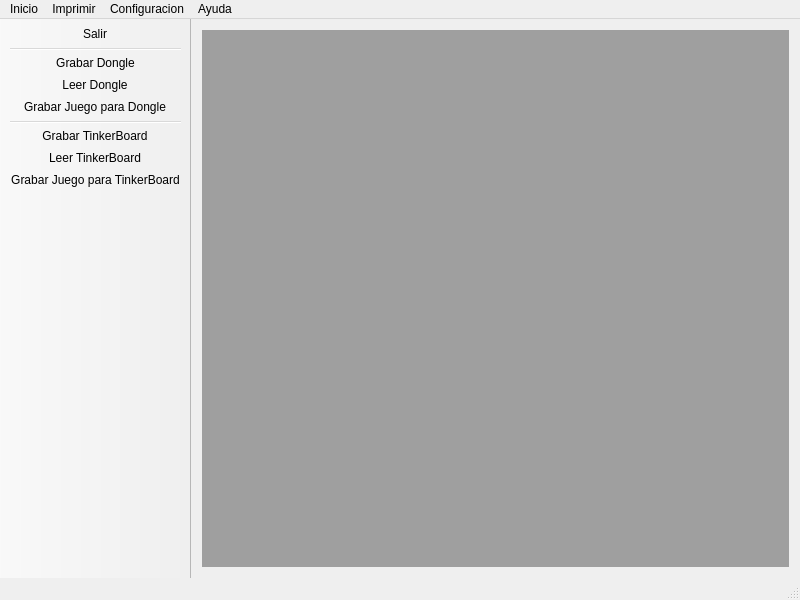
<?xml version="1.0" encoding="UTF-8"?>
<ui version="4.0">
 <class>MainWindow</class>
 <widget class="QMainWindow" name="MainWindow">
  <property name="geometry">
   <rect>
    <x>0</x>
    <y>0</y>
    <width>800</width>
    <height>600</height>
   </rect>
  </property>
  <property name="minimumSize">
   <size>
    <width>800</width>
    <height>600</height>
   </size>
  </property>
  <property name="maximumSize">
   <size>
    <width>800</width>
    <height>600</height>
   </size>
  </property>
  <property name="windowTitle">
   <string>Home - Snake Device Manager</string>
  </property>
  <property name="windowIcon">
   <iconset resource="imgresources.qrc">
    <normaloff>:/icons/login/imgs/favicon.ico</normaloff>:/icons/login/imgs/favicon.ico</iconset>
  </property>
  <widget class="QWidget" name="centralWidget">
   <layout class="QGridLayout" name="gridLayout">
    <item row="0" column="0">
     <widget class="QMdiArea" name="mdiArea">
      <property name="maximumSize">
       <size>
        <width>800</width>
        <height>600</height>
       </size>
      </property>
     </widget>
    </item>
   </layout>
  </widget>
  <widget class="QStatusBar" name="statusBar"/>
  <widget class="QMenuBar" name="menuBar">
   <property name="geometry">
    <rect>
     <x>0</x>
     <y>0</y>
     <width>800</width>
     <height>20</height>
    </rect>
   </property>
   <widget class="QMenu" name="menuArchivo">
    <property name="title">
     <string>Inicio</string>
    </property>
    <addaction name="actionGrabar_Dongle"/>
    <addaction name="actionLeer_Dongle"/>
    <addaction name="actionGrabar_Juego"/>
    <addaction name="separator"/>
    <addaction name="actionGrabar_TinkerBoard"/>
    <addaction name="actionLeer_TinkerBoard"/>
    <addaction name="actionGrabar_Juego_Tinker"/>
    <addaction name="separator"/>
    <addaction name="actionSalir"/>
   </widget>
   <widget class="QMenu" name="menuAyuda">
    <property name="title">
     <string>Ayuda</string>
    </property>
    <addaction name="actionContacto"/>
   </widget>
   <widget class="QMenu" name="menuConfiguracion">
    <property name="title">
     <string>Configuracion</string>
    </property>
    <addaction name="actionSeleccionar_Impresora"/>
   </widget>
   <widget class="QMenu" name="menuImprimir">
    <property name="title">
     <string>Imprimir</string>
    </property>
    <addaction name="actionEtiqueta_de_kit"/>
   </widget>
   <addaction name="menuArchivo"/>
   <addaction name="menuImprimir"/>
   <addaction name="menuConfiguracion"/>
   <addaction name="menuAyuda"/>
  </widget>
  <widget class="QToolBar" name="toolBar">
   <property name="windowTitle">
    <string>toolBar</string>
   </property>
   <property name="movable">
    <bool>false</bool>
   </property>
   <property name="allowedAreas">
    <set>Qt::LeftToolBarArea</set>
   </property>
   <property name="orientation">
    <enum>Qt::Vertical</enum>
   </property>
   <property name="iconSize">
    <size>
     <width>28</width>
     <height>28</height>
    </size>
   </property>
   <property name="floatable">
    <bool>false</bool>
   </property>
   <attribute name="toolBarArea">
    <enum>LeftToolBarArea</enum>
   </attribute>
   <attribute name="toolBarBreak">
    <bool>false</bool>
   </attribute>
   <addaction name="actionSalir"/>
   <addaction name="separator"/>
   <addaction name="actionGrabar_Dongle"/>
   <addaction name="actionLeer_Dongle"/>
   <addaction name="actionGrabar_Juego"/>
   <addaction name="separator"/>
   <addaction name="actionGrabar_TinkerBoard"/>
   <addaction name="actionLeer_TinkerBoard"/>
   <addaction name="actionGrabar_Juego_Tinker"/>
  </widget>
  <action name="actionSalir">
   <property name="icon">
    <iconset resource="imgresources.qrc">
     <normaloff>:/icons/mainwindow/imgs/exit.png</normaloff>:/icons/mainwindow/imgs/exit.png</iconset>
   </property>
   <property name="text">
    <string>Salir</string>
   </property>
   <property name="statusTip">
    <string>Salir de la aplicacion</string>
   </property>
  </action>
  <action name="actionGrabar_Dongle">
   <property name="icon">
    <iconset resource="imgresources.qrc">
     <normaloff>:/icons/mainwindow/imgs/if_Import_131864.png</normaloff>:/icons/mainwindow/imgs/if_Import_131864.png</iconset>
   </property>
   <property name="text">
    <string>Grabar Dongle</string>
   </property>
   <property name="statusTip">
    <string>Graba la seguridad del juego en Dongle</string>
   </property>
  </action>
  <action name="actionLeer_Dongle">
   <property name="icon">
    <iconset resource="imgresources.qrc">
     <normaloff>:/icons/mainwindow/imgs/if_Search_text_131785.png</normaloff>:/icons/mainwindow/imgs/if_Search_text_131785.png</iconset>
   </property>
   <property name="text">
    <string>Leer Dongle</string>
   </property>
   <property name="statusTip">
    <string>Leer los valores de Dongle conectada</string>
   </property>
  </action>
  <action name="actionGrabar_Juego">
   <property name="icon">
    <iconset resource="imgresources.qrc">
     <normaloff>:/icons/mainwindow/imgs/if_Save_image_131740.png</normaloff>:/icons/mainwindow/imgs/if_Save_image_131740.png</iconset>
   </property>
   <property name="text">
    <string>Grabar Juego para Dongle</string>
   </property>
   <property name="statusTip">
    <string>Graba Imagen de juego en unidad USB para la plataforma Dongle</string>
   </property>
  </action>
  <action name="actionContacto">
   <property name="icon">
    <iconset resource="imgresources.qrc">
     <normaloff>:/icons/mainwindow/imgs/if_Info_131908.png</normaloff>:/icons/mainwindow/imgs/if_Info_131908.png</iconset>
   </property>
   <property name="text">
    <string>Contacto</string>
   </property>
  </action>
  <action name="actionSeleccionar_Impresora">
   <property name="icon">
    <iconset resource="imgresources.qrc">
     <normaloff>:/icons/mainwindow/imgs/if_Print_131803.png</normaloff>:/icons/mainwindow/imgs/if_Print_131803.png</iconset>
   </property>
   <property name="text">
    <string>Seleccionar Impresora</string>
   </property>
   <property name="statusTip">
    <string>Configura la impresora de etiquetas</string>
   </property>
  </action>
  <action name="actionEtiqueta_de_kit">
   <property name="icon">
    <iconset resource="imgresources.qrc">
     <normaloff>:/icons/mainwindow/imgs/if_box_49364.png</normaloff>:/icons/mainwindow/imgs/if_box_49364.png</iconset>
   </property>
   <property name="text">
    <string>Etiqueta de kit</string>
   </property>
   <property name="statusTip">
    <string>Imprimir etiqueta para el kit de dongle y juego</string>
   </property>
  </action>
  <action name="actionGrabar_TinkerBoard">
   <property name="icon">
    <iconset resource="imgresources.qrc">
     <normaloff>:/icons/mainwindow/imgs/tinkerwrite8.png</normaloff>:/icons/mainwindow/imgs/tinkerwrite8.png</iconset>
   </property>
   <property name="text">
    <string>Grabar TinkerBoard</string>
   </property>
   <property name="toolTip">
    <string>Grabar TinkerBoard</string>
   </property>
   <property name="statusTip">
    <string>Grabar datos de seguridad en la plataforma TinkerBoard</string>
   </property>
  </action>
  <action name="actionLeer_TinkerBoard">
   <property name="icon">
    <iconset resource="imgresources.qrc">
     <normaloff>:/icons/mainwindow/imgs/tinkerread3.png</normaloff>:/icons/mainwindow/imgs/tinkerread3.png</iconset>
   </property>
   <property name="text">
    <string>Leer TinkerBoard</string>
   </property>
   <property name="statusTip">
    <string>Leer Valores Almacenados en TinkerBoard</string>
   </property>
  </action>
  <action name="actionGrabar_Juego_Tinker">
   <property name="icon">
    <iconset resource="imgresources.qrc">
     <normaloff>:/icons/mainwindow/imgs/tinkergame13.png</normaloff>:/icons/mainwindow/imgs/tinkergame13.png</iconset>
   </property>
   <property name="text">
    <string>Grabar Juego para TinkerBoard</string>
   </property>
   <property name="toolTip">
    <string>Grabar juego para TinkerBoard</string>
   </property>
   <property name="statusTip">
    <string>Graba Imagen de juego en microSD para la plataforma TinkerBoard</string>
   </property>
  </action>
 </widget>
 <layoutdefault spacing="6" margin="11"/>
 <resources>
  <include location="imgresources.qrc"/>
 </resources>
 <connections/>
</ui>
